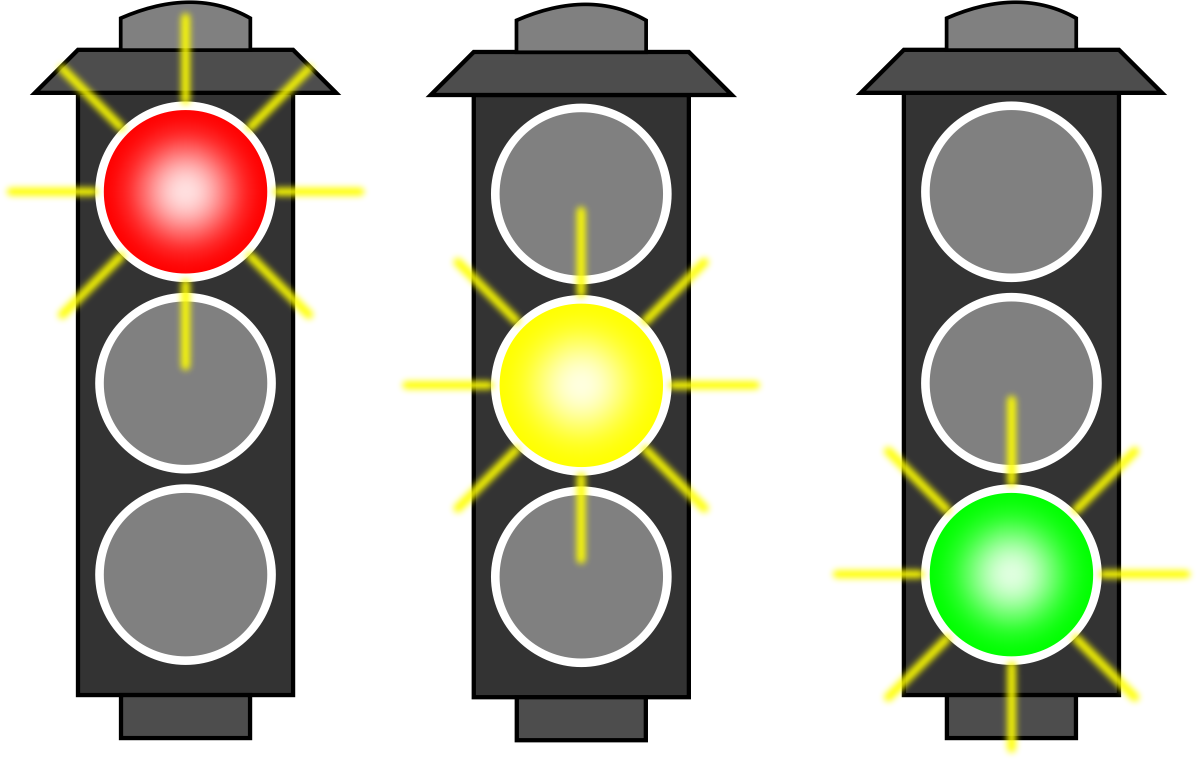
#> input picture torch_concepts/data/datasets/traffic_construction/assets/lights.png, 2394 x 1519 px (shown at 1/2 size); its folder holds 5 pictures in this run
$ python lights.py
#> lines starting #> are read from the running program, lines starting #| are printed output that depends on the picture
### torch_concepts/data/datasets/traffic_construction/shared.py
"""
Shared global variables for this dataset generation.
"""
from importlib import resources

def SPRITES_DIRECTORY(x: str) -> str:
    return str(resources.files("torch_concepts.data.datasets.traffic_construction") / "assets" / x)

### torch_concepts/data/datasets/traffic_construction/lights.py
import cv2
import matplotlib.image as mpimg
import numpy as np

from . import utils

from .shared import SPRITES_DIRECTORY

################################################################################
## Load the sprites to memory
################################################################################

LIGHTS_FILE = SPRITES_DIRECTORY('lights.png')

################################################################################
## Construct Light Sprites
################################################################################

img = mpimg.imread(LIGHTS_FILE)
#> img is the input picture: shape (1519, 2394, 4) float32; mean R, G, B, A 0.249, 0.249, 0.182, 0.52

RED_LIGHT = mpimg.imread(LIGHTS_FILE)
RED_LIGHT = RED_LIGHT[:, :RED_LIGHT.shape[1]//3, :]
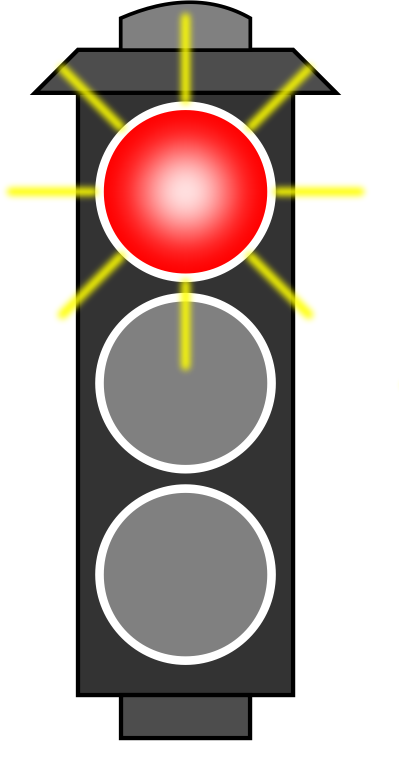
#> RED_LIGHT: shape (1519, 798, 4) float32 (shown at 1/2 size); mean R, G, B, A 0.265, 0.215, 0.183, 0.519; transparent parts drawn white

YELLOW_LIGHT = mpimg.imread(LIGHTS_FILE)
YELLOW_LIGHT = \
    YELLOW_LIGHT[:, YELLOW_LIGHT.shape[1]//3:2*YELLOW_LIGHT.shape[1]//3, :]
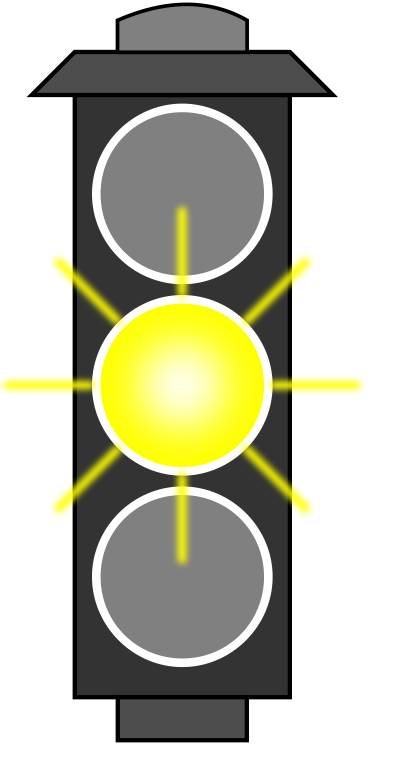
#> YELLOW_LIGHT: shape (1519, 798, 4) float32 (shown at 1/2 size); mean R, G, B, A 0.268, 0.268, 0.183, 0.521; transparent parts drawn white

GREEN_LIGHT = mpimg.imread(LIGHTS_FILE)
GREEN_LIGHT = GREEN_LIGHT[:, 2*GREEN_LIGHT.shape[1]//3:, :]
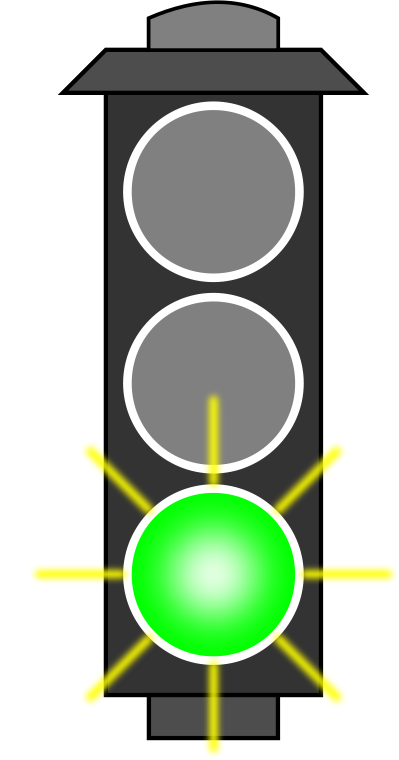
#> GREEN_LIGHT: shape (1519, 798, 4) float32 (shown at 1/2 size); mean R, G, B, A 0.219, 0.27, 0.184, 0.521; transparent parts drawn white

LIGHTS = [GREEN_LIGHT, YELLOW_LIGHT, RED_LIGHT]

_LEFT_TOP_CORNER = (400, 400)
_LEFT_BOTTOM_CORNER = (400, 860)
_RIGHT_TOP_CORNER = (875, 400)
_RIGHT_BOTTOM_CORNER = (875, 860)

################################################################################
## Helper functions
################################################################################


# [251 lines left out: functions add_circle_to_image, add_light_x_axis, add_light_y_axis, not called in this run]
